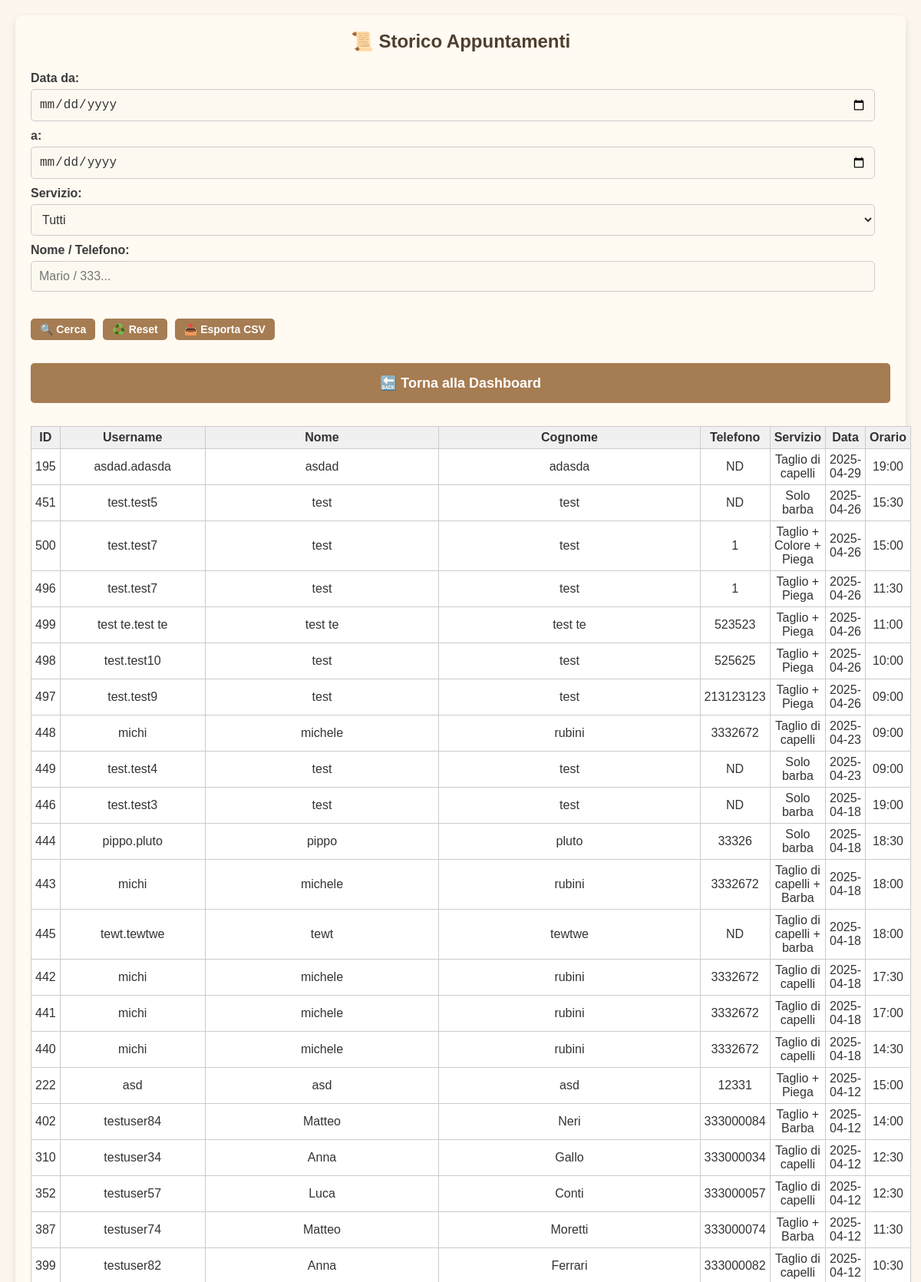
/admin_history (signed in, upper part), run on the app's committed database.
### tables this page shows
CREATE TABLE appointments (
            id INTEGER PRIMARY KEY AUTOINCREMENT,
            user_id INTEGER NOT NULL,
            service TEXT NOT NULL,
            date TEXT NOT NULL,
            time TEXT NOT NULL, barber TEXT NOT NULL DEFAULT 'Mattia', tipo TEXT DEFAULT 'barbiere',
            FOREIGN KEY (user_id) REFERENCES users(id)
        );

CREATE TABLE users (
            id INTEGER PRIMARY KEY AUTOINCREMENT,
            username TEXT NOT NULL UNIQUE,
            password TEXT NOT NULL
        , name TEXT NOT NULL DEFAULT 'NOME', surname TEXT NOT NULL DEFAULT 'COGNOME', phone TEXT NOT NULL DEFAULT '0000000000', email TEXT, newsletter_optin INTEGER DEFAULT 0);

### app.py (the view, shortened to what this page needs)
@app.route('/admin_history', methods=['GET', 'POST'])
def admin_history():
    if 'admin' not in session:
        return redirect(url_for('login_admin'))
    filters = {
        'start_date': '',
        'end_date': '',
        'service': '',
        'search': ''
    }
    query = """
        SELECT appointments.id, users.username, users.name, users.surname, users.phone,
               appointments.service, appointments.date, appointments.time
        FROM appointments
        JOIN users ON appointments.user_id = users.id
        WHERE appointments.date < date('now')
    """
    params = []
    query += " ORDER BY DATE(appointments.date) DESC, TIME(appointments.time) DESC"
    conn = sqlite3.connect('bookings.db')
    cursor = conn.cursor()
    cursor.execute(query, params)
    appointments = cursor.fetchall()
    conn.close()
    return render_template('admin_history.html', appointments=appointments, filters=filters)

### templates/admin_history.html (shortened to what this page needs)
<!DOCTYPE html>
<html lang="it">
<head>
  <link rel="stylesheet" href="{{ url_for('static', filename='style.css') }}">
</head>
<body>
  <div class="container">
    <h2>📜 Storico Appuntamenti</h2>
    <form method="POST" class="filter-form">
      <label>Data da:</label>
      <input type="date" name="start_date" value="{{ filters.start_date }}">
      <label>a:</label>
      <input type="date" name="end_date" value="{{ filters.end_date }}">
      <label>Servizio:</label>
      <select name="service">
        <option value="">Tutti</option>
      </select>
      <label>Nome / Telefono:</label>
      <input type="text" name="search" placeholder="Mario / 333..." value="{{ filters.search }}">
      <div class="button-row">
        <a href="#" onclick="this.closest('form').submit(); return false;">
          <button type="button">🔍 Cerca</button>
        </a>
        <a href="{{ url_for('admin_history') }}">
          <button type="button">♻️ Reset</button>
        </a>
        <a href="#" onclick="this.closest('form').setAttribute('action', '{{ url_for('export_history_csv') }}'); this.closest('form').submit(); return false;">
          <button type="button">📤 Esporta CSV</button>
        </a>
      </div>
    </form>
    <a href="{{ url_for('admin_dashboard') }}"><button class="big-btn">🔙 Torna alla Dashboard</button></a>
    {% if appointments %}
      <table>
        <thead>
          <tr>
            <th>ID</th>
            <th>Username</th>
            <th>Nome</th>
            <th>Cognome</th>
            <th>Telefono</th>
            <th>Servizio</th>
            <th>Data</th>
            <th>Orario</th>
          </tr>
        </thead>
        <tbody>
          {% for appointment in appointments %}
            <tr>
              <td>{{ appointment[0] }}</td>
              <td>{{ appointment[1] }}</td>
              <td>{{ appointment[2] }}</td>
              <td>{{ appointment[3] }}</td>
              <td>{{ appointment[4] }}</td>
              <td>{{ appointment[5] }}</td>
              <td>{{ appointment[6] }}</td>
              <td>{{ appointment[7] }}</td>
            </tr>
          {% endfor %}
        </tbody>
      </table>
    {% else %}
      <p>Nessun appuntamento trovato per i criteri selezionati.</p>
    {% endif %}
  </div>
</body>
</html>

### static/style.css (style rules this page uses)
* { box-sizing: border-box; margin: 0; padding: 0; }
body { font-family: 'Arial', sans-serif; background-color: #fdf6ec; color: #333; display: flex; flex-direction: column; align-items: center; padding: 20px; }
.container { width: 100%; max-width: 600px; background: #fffaf2; padding: 20px; border-radius: 8px; box-shadow: 0 4px 12px rgba(0, 0, 0, 0.1); margin: 20px 0; }
h1, h2, h3 { text-align: center; color: #4e3f2f; margin-bottom: 15px; }
.filter-form .button-row { display: flex; gap: 10px; flex-wrap: wrap; margin-top: 15px; }
.filter-form .button-row button, .filter-form .button-row a button { padding: 6px 12px; font-size: 14px; cursor: pointer; width: auto; }
form { display: flex; flex-direction: column; }
label { font-weight: bold; margin-top: 10px; color: #3c3c3c; }
input, select, button { padding: 10px; margin-top: 5px; background-color: #fef9f0; color: #333; border: 1px solid #ccc; border-radius: 5px; font-size: 16px; }
button { background-color: #a67c52; color: #fff; cursor: pointer; font-weight: bold; transition: background-color 0.3s; border: none; }
.big-btn { width: 100%; padding: 15px; font-size: 18px; margin: 10px 0; }
a { display: block; text-align: center; margin-top: 15px; text-decoration: none; color: #a67c52; font-weight: bold; }
table { width: 100%; border-collapse: collapse; margin-top: 20px; background-color: #fff; color: #333; }
table, th, td { border: 1px solid #ddd; }
th, td { padding: 10px; text-align: center; }
th { background-color: #f0e6d6; color: #333; }

### templates/admin_history.html (style rules this page uses)
.container { max-width: 1400px; margin: auto; padding: 20px; }
form.filter-form { margin-bottom: 20px; }
form.filter-form label { margin-right: 10px; }
form.filter-form input, form.filter-form select { margin-right: 20px; }
.button-row { display: flex; gap: 10px; margin-top: 15px; flex-wrap: wrap; }
.button-row a button { font-size: 14px; padding: 6px 12px; cursor: pointer; }
table { width: 100%; border-collapse: collapse; }
th, td { border: 1px solid #ccc; padding: 5px; text-align: center; }
th { background-color: #f0f0f0; }

### data on the page
appointments: id "195", username "asdad.adasda", name "asdad", surname "adasda", phone "ND", service "Taglio di capelli", date "2025-04-29", time "19:00"
appointments: id "451", username "test.test5", name "test", surname "test", phone "ND", service "Solo barba", date "2025-04-26", time "15:30"
appointments: id "500", username "test.test7", name "test", surname "test", phone "1", service "Taglio + Colore + Piega", date "2025-04-26", time "15:00"
appointments: id "496", username "test.test7", name "test", surname "test", phone "1", service "Taglio + Piega", date "2025-04-26", time "11:30"
appointments: id "499", username "test te.test te", name "test te", surname "test te", phone "523523", service "Taglio + Piega", date "2025-04-26", time "11:00"
appointments: id "498", username "test.test10", name "test", surname "test", phone "525625", service "Taglio + Piega", date "2025-04-26", time "10:00"
appointments: id "497", username "test.test9", name "test", surname "test", phone "213123123", service "Taglio + Piega", date "2025-04-26", time "09:00"
appointments: id "448", username "michi", name "michele", surname "rubini", phone "3332672", service "Taglio di capelli", date "2025-04-23", time "09:00"
appointments: id "449", username "test.test4", name "test", surname "test", phone "ND", service "Solo barba", date "2025-04-23", time "09:00"
appointments: id "446", username "test.test3", name "test", surname "test", phone "ND", service "Solo barba", date "2025-04-18", time "19:00"
appointments: id "444", username "pippo.pluto", name "pippo", surname "pluto", phone "33326", service "Solo barba", date "2025-04-18", time "18:30"
appointments: id "443", username "michi", name "michele", surname "rubini", phone "3332672", service "Taglio di capelli + Barba", date "2025-04-18", time "18:00"
appointments: id "445", username "tewt.tewtwe", name "tewt", surname "tewtwe", phone "ND", service "Taglio di capelli + barba", date "2025-04-18", time "18:00"
appointments: id "442", username "michi", name "michele", surname "rubini", phone "3332672", service "Taglio di capelli", date "2025-04-18", time "17:30"
appointments: id "441", username "michi", name "michele", surname "rubini", phone "3332672", service "Taglio di capelli", date "2025-04-18", time "17:00"
appointments: id "440", username "michi", name "michele", surname "rubini", phone "3332672", service "Taglio di capelli", date "2025-04-18", time "14:30"
appointments: id "222", username "asd", name "asd", surname "asd", phone "12331", service "Taglio + Piega", date "2025-04-12", time "15:00"
appointments: id "402", username "testuser84", name "Matteo", surname "Neri", phone "333000084", service "Taglio + Barba", date "2025-04-12", time "14:00"
appointments: id "310", username "testuser34", name "Anna", surname "Gallo", phone "333000034", service "Taglio di capelli", date "2025-04-12", time "12:30"
appointments: id "352", username "testuser57", name "Luca", surname "Conti", phone "333000057", service "Taglio di capelli", date "2025-04-12", time "12:30"
appointments: id "387", username "testuser74", name "Matteo", surname "Moretti", phone "333000074", service "Taglio + Barba", date "2025-04-12", time "11:30"
appointments: id "399", username "testuser82", name "Anna", surname "Ferrari", phone "333000082", service "Taglio di capelli", date "2025-04-12", time "10:30"
